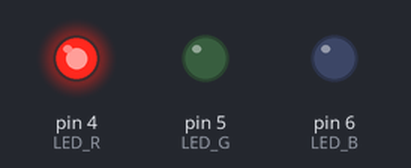
This sketch was run on a simulated Arduino Uno, built with avr-gcc and run on an emulated ATmega328P. Parts: output pins drawn as LEDs (lit = HIGH).

Above: at 1.0 s.
At 3.0 s:
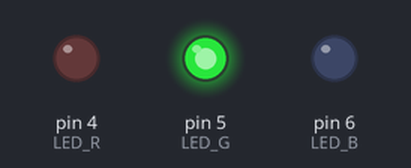
At 5.0 s:
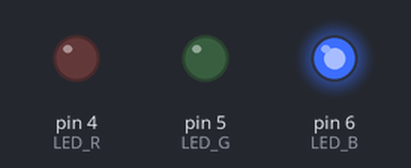
Timing chart, 0 to 7.8 s (numbered marks = the images above):
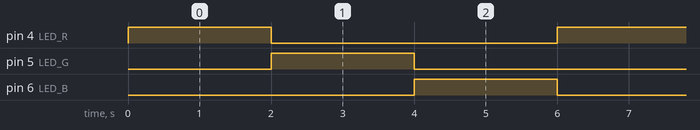

Measured:
- by itself, pin 4 (LED_R), pin 5 (LED_G), pin 6 (LED_B): alternates HIGH for 2.0 s and LOW for 4.0 s
- by itself, everything shown: repeats every 6.0 s, in 3 steps

The sketch:

ex-17-02.ino
```cpp
#define LED_R 4
#define LED_G 5
#define LED_B 6
void setup() {
  // put your setup code here, to run once:
  pinMode(LED_R, OUTPUT);
  pinMode(LED_G, OUTPUT);
  pinMode(LED_B, OUTPUT);
}

void loop() {
  // put your main code here, to run repeatedly:
  digitalWrite(LED_R,HIGH);
  digitalWrite(LED_G,LOW);
  digitalWrite(LED_B,LOW);
  delay(2000);
  digitalWrite(LED_R,LOW);
  digitalWrite(LED_G,HIGH);
  digitalWrite(LED_B,LOW);
  delay(2000);
  digitalWrite(LED_R,LOW);
  digitalWrite(LED_G,LOW);
  digitalWrite(LED_B,HIGH);
  delay(2000);
}
```
